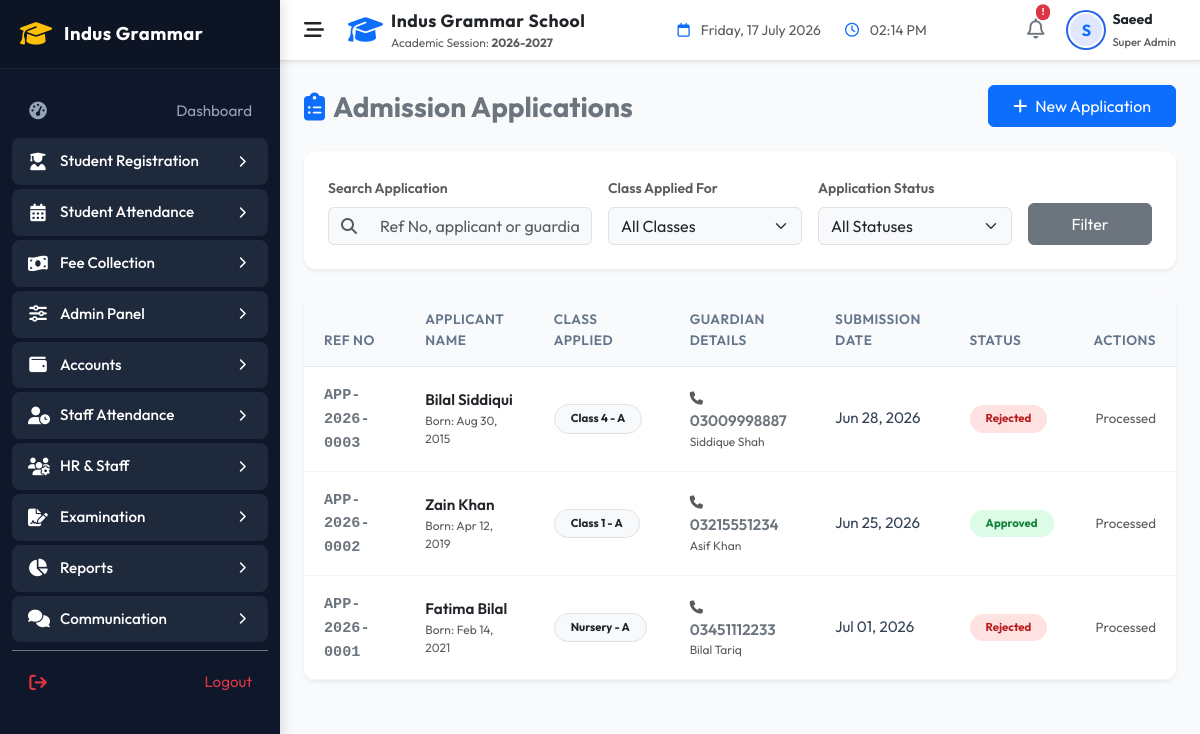
/indus-grammar-school-erp/modules/admission/applications.php (signed in), run on the app's committed database.
### tables this page shows
CREATE TABLE `admissions` (
  `id` int NOT NULL AUTO_INCREMENT,
  `application_no` varchar(30) NOT NULL,
  `first_name` varchar(50) NOT NULL,
  `last_name` varchar(50) NOT NULL,
  `gender` enum('Male','Female','Other') NOT NULL,
  `date_of_birth` date NOT NULL,
  `class_id` int NOT NULL,
  `status` enum('Pending','Approved','Rejected') DEFAULT 'Pending',
  `guardian_name` varchar(100) NOT NULL,
  `guardian_phone` varchar(20) NOT NULL,
  `guardian_email` varchar(100) DEFAULT NULL,
  `address` text NOT NULL,
  `application_date` date NOT NULL,
  `notes` text,
  `created_at` timestamp NULL DEFAULT CURRENT_TIMESTAMP,
  `updated_at` timestamp NULL DEFAULT CURRENT_TIMESTAMP ON UPDATE CURRENT_TIMESTAMP,
  PRIMARY KEY (`id`),
  UNIQUE KEY `application_no` (`application_no`),
  KEY `idx_admissions_class` (`class_id`),
  KEY `idx_admissions_status` (`status`),
  KEY `idx_admissions_no` (`application_no`),
  CONSTRAINT `admissions_ibfk_1` FOREIGN KEY (`class_id`) REFERENCES `classes` (`id`)
);

CREATE TABLE `classes` (
  `id` int NOT NULL AUTO_INCREMENT,
  `class_name` varchar(50) NOT NULL,
  `section` varchar(10) NOT NULL,
  `created_at` timestamp NULL DEFAULT CURRENT_TIMESTAMP,
  PRIMARY KEY (`id`),
  UNIQUE KEY `idx_class_section` (`class_name`,`section`)
);

### indus-grammar-school-erp/helpers/helpers.php (called while the page is built, shortened)
<?php
function sanitize($data) {
    if (is_array($data)) {
        foreach ($data as $key => $value) {
            $data[$key] = sanitize($value);
        }
    } else {
        $data = trim($data);
        $data = stripslashes($data);
        $data = htmlspecialchars($data, ENT_QUOTES, 'UTF-8');
    }
    return $data;
}
function hasPermission(string $permissionCode): bool {
    if (($_SESSION['role_code'] ?? '') === ROLE_SUPER_ADMIN) {
        return true;
    }
    $permissions = $_SESSION['permissions'] ?? [];
    return in_array($permissionCode, $permissions);
}

### indus-grammar-school-erp/models/Admission.php (called while the page is built, shortened)
<?php
class Admission {
    public static function all(array $filters = [], int $limit = 10, int $offset = 0): array {
        try {
            $db = Database::getConnection();
            $sql = "SELECT a.*, c.class_name, c.section
                    FROM admissions a
                    JOIN classes c ON a.class_id = c.id
                    WHERE 1=1";
            $params = [];
            $sql .= " ORDER BY a.id DESC LIMIT :limit OFFSET :offset";
            $stmt = $db->prepare($sql);
            $stmt->bindValue('limit', $limit, PDO::PARAM_INT);
            $stmt->bindValue('offset', $offset, PDO::PARAM_INT);
            $stmt->execute();
            return $stmt->fetchAll();
        } catch (PDOException $e) {
            error_log("Admission::all error: " . $e->getMessage());
            return [];
        }
    }
}

### indus-grammar-school-erp/modules/admission/applications.php (the view, shortened to what this page needs)
<?php
include_once __DIR__ . '/../../includes/header.php';
$filters = [
    'class_id' => isset($_GET['class_id']) ? (int)$_GET['class_id'] : null,
    'status' => isset($_GET['status']) ? sanitize($_GET['status']) : null,
    'search' => isset($_GET['search']) ? sanitize($_GET['search']) : null
];
$limit = 10;
$page = isset($_GET['page']) ? (int)$_GET['page'] : 1;
$offset = ($page - 1) * $limit;
$applications = Admission::all($filters, $limit, $offset);
?>
<div class="row mb-4 align-items-center">
    <div class="col-sm-6">
        <h3 class="fw-bold text-secondary mb-0"><i class="fa-solid fa-clipboard-list me-2 text-primary"></i>Admission Applications</h3>
    </div>
    <div class="col-sm-6 text-sm-end mt-3 mt-sm-0">
        <?php if (hasPermission('admission_create')): ?>
            <a href="add.php" class="btn btn-primary px-4 py-2"><i class="fa-solid fa-plus me-2"></i>New Application</a>
        <?php endif; ?>
    </div>
</div>
<div class="card border-0 shadow-sm mb-4" style="border-radius: 12px;">
    <div class="card-body p-4">
        <form method="GET" action="applications.php" class="row g-3">
            <div class="col-12 col-md-4">
                <label for="search" class="form-label small fw-semibold text-muted">Search Application</label>
                <div class="input-group">
                    <span class="input-group-text bg-light border-end-0"><i class="fa-solid fa-magnifying-glass text-muted"></i></span>
                    <input type="text" class="form-control bg-light border-start-0" id="search" name="search" value="<?php echo sanitize($filters['search'] ?? ''); ?>" placeholder="Ref No, applicant or guardian...">
                </div>
            </div>
            <div class="col-12 col-sm-6 col-md-3">
                <label for="class_id" class="form-label small fw-semibold text-muted">Class Applied For</label>
                <select class="form-select bg-light" id="class_id" name="class_id">
                    <option value="">All Classes</option>
                </select>
            </div>
            <div class="col-12 col-sm-6 col-md-3">
                <label for="status" class="form-label small fw-semibold text-muted">Application Status</label>
                <select class="form-select bg-light" id="status" name="status">
                    <option value="">All Statuses</option>
                </select>
            </div>
            <div class="col-12 col-md-2 d-flex align-items-end gap-2">
                <button type="submit" class="btn btn-secondary w-100 py-2">Filter</button>
            </div>
        </form>
    </div>
</div>
<div class="custom-table-card shadow-sm border-0 mb-4">
    <div class="table-responsive">
        <table class="table custom-table table-hover">
            <thead>
                <tr>
                    <th>Ref No</th>
                    <th>Applicant Name</th>
                    <th>Class Applied</th>
                    <th>Guardian Details</th>
                    <th>Submission Date</th>
                    <th>Status</th>
                    <th class="text-end">Actions</th>
                </tr>
            </thead>
            <tbody>
                <?php if (empty($applications)): ?>
                    <tr>
                        <td colspan="7" class="text-center py-5">
                            <div class="text-muted">
                                <i class="fa-solid fa-folder-open d-block fs-1 mb-3 text-secondary opacity-50"></i>
                                <h5>No Applications Found</h5>
                                <p class="small mb-0">Try clearing filters or add a new application to test.</p>
                            </div>
                        </td>
                    </tr>
                <?php else: ?>
                    <?php foreach ($applications as $app): ?>
                        <tr>
                            <td><strong class="text-secondary font-monospace"><?php echo sanitize($app['application_no']); ?></strong></td>
                            <td>
                                <div class="fw-semibold text-dark"><?php echo sanitize($app['first_name'] . ' ' . $app['last_name']); ?></div>
                                <div class="text-muted small" style="font-size: 0.75rem;">Born: <?php echo date('M d, Y', strtotime($app['date_of_birth'])); ?></div>
                            </td>
                            <td>
                                <span class="badge bg-light text-dark border px-3 py-2 rounded-pill"><?php echo sanitize($app['class_name'] . ' - ' . $app['section']); ?></span>
                            </td>
                            <td>
                                <div class="fw-semibold text-secondary"><i class="fa-solid fa-phone me-2 text-muted small"></i><?php echo sanitize($app['guardian_phone']); ?></div>
                                <div class="text-muted small" style="font-size: 0.75rem;"><?php echo sanitize($app['guardian_name']); ?></div>
                            </td>
                            <td><?php echo date('M d, Y', strtotime($app['application_date'])); ?></td>
                            <td>
                                <?php
                                $status = $app['status'];
                                $badgeClass = 'badge-soft-warning';
                                if ($status === 'Approved') {
                                    $badgeClass = 'badge-soft-success';
                                } elseif ($status === 'Rejected') {
                                    $badgeClass = 'badge-soft-danger';
                                }
                                ?>
                                <span class="badge <?php echo $badgeClass; ?> px-3 py-2 rounded-pill"><?php echo $status; ?></span>
                            </td>
                            <td class="text-end">
                                <?php if ($status === 'Pending'): ?>
                                    <div class="btn-group">
                                        <?php if (hasPermission('student_create')): ?>
                                            <button type="button" class="btn btn-success btn-sm btn-approve-app" data-id="<?php echo $app['id']; ?>" data-name="<?php echo sanitize($app['first_name'] . ' ' . $app['last_name']); ?>" title="Approve & Enroll">
                                                <i class="fa-solid fa-circle-check me-1"></i> Enroll
                                            </button>
                                        <?php endif; ?>
                                        <?php if (hasPermission('admission_create')): ?>
                                            <button type="button" class="btn btn-outline-danger btn-sm btn-reject-app" data-id="<?php echo $app['id']; ?>" data-name="<?php echo sanitize($app['first_name'] . ' ' . $app['last_name']); ?>" title="Reject Application">
                                                <i class="fa-solid fa-circle-xmark"></i> Reject
                                            </button>
                                        <?php endif; ?>
                                    </div>
                                <?php else: ?>
                                    <span class="text-muted small">Processed</span>
                                <?php endif; ?>
                            </td>
                        </tr>
                    <?php endforeach; ?>
                <?php endif; ?>
            </tbody>
        </table>
    </div>
</div>
<?php
include_once __DIR__ . '/../../includes/footer.php';
?>

### indus-grammar-school-erp/assets/css/style.css (style rules this page uses)
:root { --primary-color: #2563eb; --primary-hover: #1d4ed8; --primary-light: #eff6ff; --secondary-color: #0f172a; --bg-light: #f8fafc; --bg-sidebar: #0f172a; --sidebar-text: #94a3b8; --sidebar-active: #ffffff; --sidebar-hover-bg: #1e293b; --card-shadow: 0 4px 6px -1px rgb(0 0 0 / 0.1), 0 2px 4px -2px rgb(0 0 0 / 0.1); --card-hover-shadow: 0 10px 15px -3px rgb(0 0 0 / 0.1), 0 4px 6px -4px rgb(0 0 0 / 0.1); --border-color: #e2e8f0; --text-main: #334155; --text-muted: #64748b; --font-family: 'Outfit', sans-serif; --sidebar-width: 280px; --sidebar-collapsed-width: 70px; --transition-speed: 0.3s; }
body { font-family: var(--font-family); background-color: var(--bg-light); color: var(--text-main); overflow-x: hidden; }
.custom-table-card { background-color: #ffffff; border: 1px solid var(--border-color); border-radius: 12px; overflow: hidden; box-shadow: var(--card-shadow); }
.custom-table { margin-bottom: 0; }
.custom-table th { background-color: #f8fafc; font-weight: 600; color: var(--text-muted); font-size: 0.85rem; text-transform: uppercase; letter-spacing: 0.5px; padding: 16px 20px; border-bottom: 1px solid var(--border-color); }
.custom-table td { padding: 16px 20px; vertical-align: middle; color: var(--text-main); font-size: 0.95rem; border-bottom: 1px solid #f1f5f9; }
.badge-soft-success { background-color: #dcfce7; color: #15803d; }
.badge-soft-danger { background-color: #fee2e2; color: #b91c1c; }

### data on the page
admissions: application_no "APP-2026-0003", first_name+last_name "Bilal Siddiqui", date_of_birth "Aug 30, 2015", class.section "Class 4 - A", guardian_phone "03009998887", guardian_name "Siddique Shah", application_date "Jun 28, 2026", status "Rejected", shows "Processed"
admissions: application_no "APP-2026-0002", first_name+last_name "Zain Khan", date_of_birth "Apr 12, 2019", class.section "Class 1 - A", guardian_phone "03215551234", guardian_name "Asif Khan", application_date "Jun 25, 2026", status "Approved", shows "Processed"
admissions: application_no "APP-2026-0001", first_name+last_name "Fatima Bilal", date_of_birth "Feb 14, 2021", class.section "Nursery - A", guardian_phone "03451112233", guardian_name "Bilal Tariq", application_date "Jul 01, 2026", status "Rejected", shows "Processed"

### other printed values
CURRENT_ACADEMIC_YEAR "2026-2027"
substr($currentUser['username'] ?? 'U', 0, 1) "S"
$currentUser['role_name'] "Super Admin"
